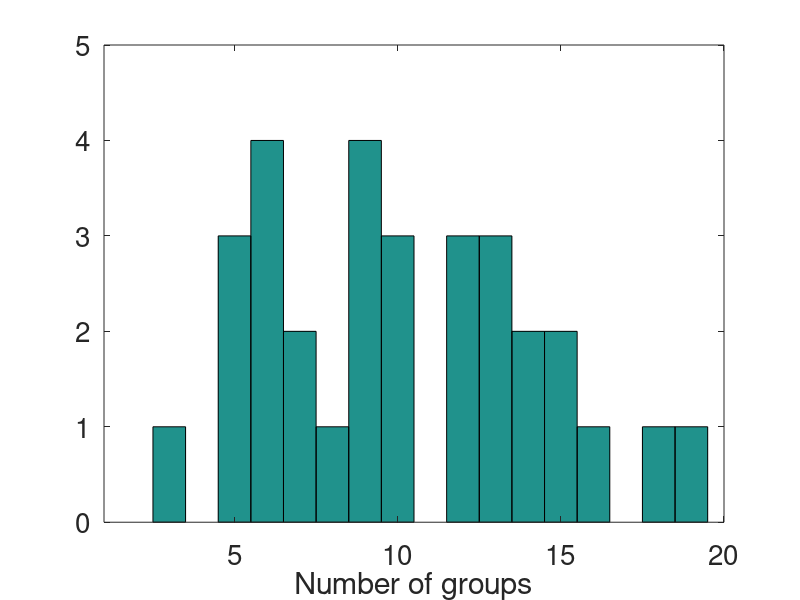
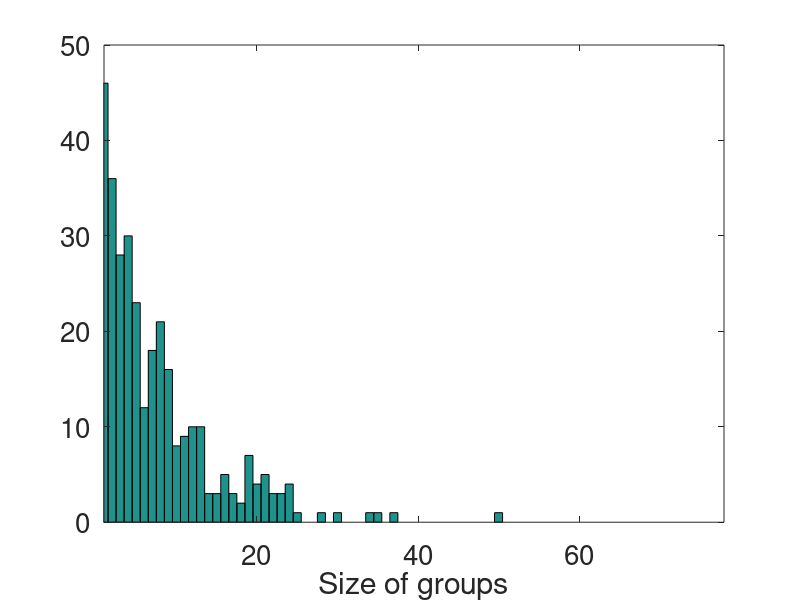

MATLAB code for these plots, in order:

load('judgments.mat')

figPath = '../paper/figures/';

nbc=[];
sic=[];
for k=1:size(ci, 1)
    nb = unique(ci(k, :));
    nbc = [nbc length(nb)];
    sic = [sic hist(ci(k, :), nb)]; 
end

disp('number of groups : ')
disp([mean(nbc) std(nbc)])
disp('size of groups : ')
disp([mean(sic) std(sic)])

hist(nbc, 1:20)
axis([1 20 0 5])
xlabel('Number of groups')
set(gca, 'fontSize', 20)
saveas(gcf, [figPath 'nbc.png']);


hist(sic, 1:78)
axis([1 78 0 50])
xlabel('Size of groups')
set(gca, 'fontSize', 20)
saveas(gcf, [figPath 'sbc.png']);